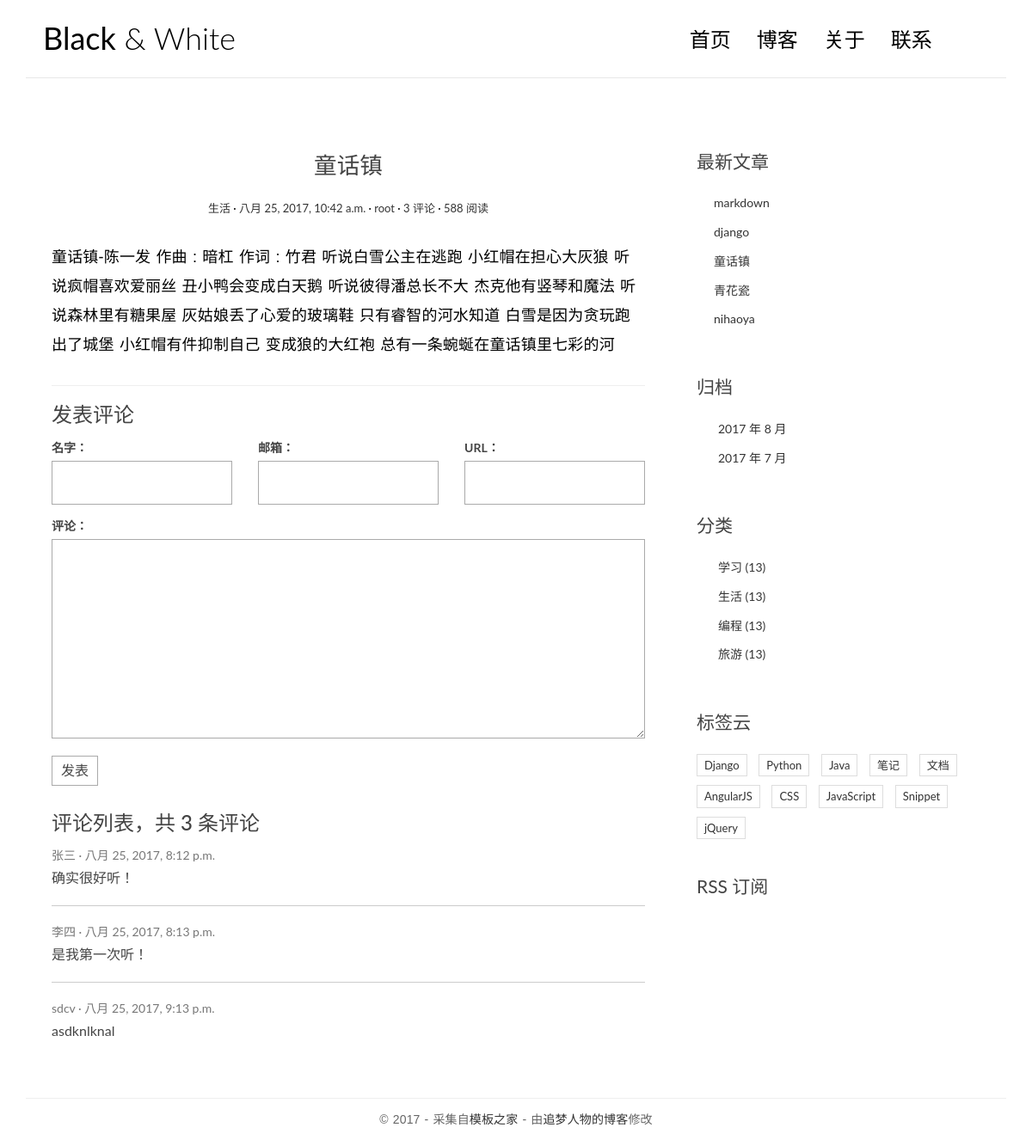
The app's page /post/4/ with its own data.
### app/models.py (models this page shows, shortened)
class Post(models.Model):
	title = models.CharField(max_length=70)
	body = models.TextField()
	created_time = models.DateTimeField()
	modified_time = models.DateTimeField()
	excerpt =models.CharField(max_length=200,blank=True)
	category = models.ForeignKey(Category)
	tags = models.ManyToManyField(Tag,blank=True)
	author = models.ForeignKey(User)
	def get_absolute_url(self):
		return reverse('app:detail', kwargs={'pk': self.pk})

class Category(models.Model):
	name = models.CharField(max_length=100)

### comments/models.py (models this page shows, shortened)
class Comment(models.Model):
    name = models.CharField(max_length=100)
    email = models.EmailField(max_length=255)
    url = models.URLField(blank=True)
    text = models.TextField()
    created_time = models.DateTimeField(auto_now_add=True)
    post = models.ForeignKey('app.Post')

### app/views.py (the view)
# urls.py: url(r'^post/(?P<pk>[0-9]+)/$', views.detail, name='detail'),
def detail(request, pk):
    post = get_object_or_404(Post, pk=pk)
    post.body = markdown.markdown(post.body,extensions=[
                                     'markdown.extensions.extra',
                                     'markdown.extensions.codehilite',
                                     'markdown.extensions.toc',
                                  ])
    form = CommentForm()
    comment_list = post.comment_set.all()
    context = {'post': post,
               'form': form,
               'comment_list': comment_list
               }
    return render(request, 'app/detail.html', context=context)

### comments/forms.py
class CommentForm(forms.ModelForm):
    class Meta:
        model = Comment
        fields = ['name', 'email', 'url', 'text']

### app/templatetags/app_tags.py (called while the page is built)
@register.simple_tag
def get_recent_posts(num=5):
    return Post.objects.all().order_by('-created_time')[:num]

@register.simple_tag
def archives():
    return Post.objects.dates('created_time', 'month', order='DESC')

@register.simple_tag
def get_categories():
    return Category.objects.all()

### templates/app/detail.html (shortened to what this page needs)
{% extends 'base.html' %}
{% block main %}
    <article class="post post-{{ post.pk }}">
                    <header class="entry-header">
                        <h1 class="entry-title">{{ post.title }}</h1>
                        <div class="entry-meta">
                            <span class="post-category"><a href="#">{{ post.category.name }}</a></span>
                            <span class="post-date"><a href="#"><time class="entry-date"
                                                                      datetime="{{ post.created_time }}">{{ post.created_time }}</time></a></span>
                            <span class="post-author"><a href="#">{{ post.author }}</a></span>
                            <span class="comments-link"><a href="#">{{ post.comment_set.count }} 评论</a></span>
                            <span class="views-count"><a href="#">588 阅读</a></span>
                        </div>
                    </header>
                    <div class="entry-content clearfix">
                        {{ post.body|safe }}
                    </div>
                </article>
                <section class="comment-area" id="comment-area">
                    <hr>
                    <h3>发表评论</h3>
                    <form action="{% url 'comments:post_comment' post.pk %}" method="post" class="comment-form">
                      <div class="row">
                        <div class="col-md-4">
                          <label for="{{ form.name.id_for_label }}">名字：</label>
                          {{ form.name }}
                        </div>
                        <div class="col-md-4">
                          <label for="{{ form.email.id_for_label }}">邮箱：</label>
                          {{ form.email }}
                        </div>
                        <div class="col-md-4">
                          <label for="{{ form.url.id_for_label }}">URL：</label>
                          {{ form.url }}
                        </div>
                        <div class="col-md-12">
                          <label for="{{ form.text.id_for_label }}">评论：</label>
                          {{ form.text }}
                          <button type="submit" class="comment-btn">发表</button>
                        </div>
                      </div>
                    </form>
                    <div class="comment-list-panel">
                        <h3>评论列表，共 <span>{{ post.comment_set.count }}</span> 条评论</h3>
                       <ul class="comment-list list-unstyled">
                          {% for comment in comment_list %}
                          <li class="comment-item">
                            <span class="nickname">{{ comment.name }}</span>
                            <time class="submit-date">{{ comment.created_time }}</time>
                            <div class="text">
                              {{ comment.text }}
                            </div>
                          </li>
                          {% empty %}
                          暂无评论
                          {% endfor %}
                        </ul>
                    </div>
                </section>
{% endblock main %}

### templates/base.html (shortened to what this page needs)
{% load staticfiles %}
{% load app_tags %}
<!DOCTYPE html>
<html>
<head>
        <link rel="stylesheet" href="http://code.ionicframework.com/ionicons/2.0.1/css/ionicons.min.css">
    <link rel="stylesheet" href="{% static 'app/css/bootstrap.min.css' %}">
    <link rel="stylesheet" href="{% static 'app/css/pace.css' %}">
    <link rel="stylesheet" href="{% static 'app/css/custom.css' %}">
</head>
<body>
<div class="container">
    <header id="site-header">
        <div class="row">
            <div class="col-md-4 col-sm-5 col-xs-8">
                <div class="logo">
                    <h1><a href="{% url 'app:index' %}"><b>Black</b> &amp; White</a></h1>
                </div>
            </div>
            <div class="col-md-8 col-sm-7 col-xs-4">
                <nav class="main-nav" role="navigation">
                    <div class="collapse navbar-collapse" id="bs-example-navbar-collapse-1">
                        <ul class="nav navbar-nav navbar-right">
                            <li class="cl-effect-11"><a href="{% url 'app:index' %}" data-hover="首页">首页</a></li>
                            <li class="cl-effect-11"><a href="full-width.html" data-hover="博客">博客</a></li>
                            <li class="cl-effect-11"><a href="about.html" data-hover="关于">关于</a></li>
                            <li class="cl-effect-11"><a href="contact.html" data-hover="联系">联系</a></li>
                        </ul>
                    </div>
                </nav>
            </div>
        </div>
    </header>
</div>
<div class="content-body">
    <div class="container">
        <div class="row">
            <main class="col-md-8">
                {% block main %}
                {% endblock main %}
            </main>
            <aside class="col-md-4">
                <div class="widget widget-recent-posts">
                  <h3 class="widget-title">最新文章</h3>
                  {% get_recent_posts as recent_post_list %}
                  <ul>
                    {% for post in recent_post_list %}
                    <li>
                      <a href="{{ post.get_absolute_url }}">{{ post.title }}</a>
                    </li>
                    {% empty %}
                    暂无文章！
                    {% endfor %}
                  </ul>
                </div>
                <div class="widget widget-archives">
                  <h3 class="widget-title">归档</h3>
                  {% archives as date_list %}
                  <ul>
                    {% for date in date_list %}
                    <li>
                      <a href="{% url 'app:archives' date.year date.month %}">{{ date.year }} 年 {{ date.month }} 月</a>
                    </li>
                    {% empty %}
                    暂无归档！
                    {% endfor %}
                  </ul>
                </div>
                <div class="widget widget-category">
                  <h3 class="widget-title">分类</h3>
                  {% get_categories as category_list %}
                  <ul>
                    {% for category in category_list %}
                    <li>
                      <a href="{% url 'app:category' category.pk %}">{{ category.name }} <span class="post-count">(13)</span></a>
                    </li>
                    {% empty %}
                    暂无分类！
                    {% endfor %}
                  </ul>
                </div>
                <div class="widget widget-tag-cloud">
                    <h3 class="widget-title">标签云</h3>
                    <ul>
                        <li>
                            <a href="#">Django</a>
                        </li>
                        <li>
                            <a href="#">Python</a>
                        </li>
                        <li>
                            <a href="#">Java</a>
                        </li>
                        <li>
                            <a href="#">笔记</a>
                        </li>
                        <li>
                            <a href="#">文档</a>
                        </li>
                        <li>
                            <a href="#">AngularJS</a>
                        </li>
                        <li>
                            <a href="#">CSS</a>
                        </li>
                        <li>
                            <a href="#">JavaScript</a>
                        </li>
                        <li>
                            <a href="#">Snippet</a>
                        </li>
                        <li>
                            <a href="#">jQuery</a>
                        </li>
                    </ul>
                </div>
                <div class="rss">
                    <a href=""> RSS 订阅</a>
                </div>
            </aside>
        </div>
    </div>
</div>
<footer id="site-footer">
    <div class="container">
        <div class="row">
            <div class="col-md-12">
                <p class="copyright">&copy 2017 - 采集自<a href="http://www.cssmoban.com/"
                                                        target="_blank" title="模板之家">模板之家</a>
                    - 由<a href="http://zmrenwu.com/" title="网页模板" target="_blank">追梦人物的博客</a>修改
                </p>
            </div>
        </div>
    </div>
</footer>
</body>
</html>

### app/static/app/css/custom.css (style rules this page uses)
* { outline: none; }
h1, h2, h3, h4, h5, h6 { margin-top: 0; }
b { font-weight: 400; }
a { color: #333; }
body { color: #444; font-family: 'Lato', sans-serif; }
p { font-family: 'Ubuntu', sans-serif; font-weight: 400; word-spacing: 1px; letter-spacing: 0.01em; }
#site-header { background-color: #FFF; padding: 25px 20px; margin-bottom: 40px; border-bottom: 1px solid #e7e7e7; }
.logo h1 a { color: #000; }
.logo h1 { margin: 0; font-family: 'Lato', sans-serif; font-weight: 300; }
.main-nav { margin-top: 11px; max-width: 95%; }
.main-nav a { color: #000000 !important; padding: 0 0 5px 0 !important; margin-right: 30px; font-family: 'Lato', sans-serif; font-weight: 300; font-size: 24px; }
.cl-effect-11 a { padding: 10px 0; color: #0972b4; text-shadow: none; }
.cl-effect-11 a::before { position: absolute; top: 0; left: 0; overflow: hidden; padding: 0 0 5px 0 !important; max-width: 0; border-bottom: 1px solid #000; color: #000; content: attr(data-hover); white-space: nowrap; -webkit-transition: max-width 0.5s; -moz-transition: max-width 0.5s; transition: max-width 0.5s; }
.content-body { padding-bottom: 4em; }
.post { background: #fff; padding: 30px 30px 0; }
.entry-title { text-align: center; font-size: 1.9em; margin-bottom: 20px; line-height: 1.6; padding: 10px 20px 0; }
.entry-meta { text-align: center; color: #DDDDDD; font-size: 13px; margin-bottom: 30px; }
.entry-content { font-size: 18px; line-height: 1.9; font-weight: 300; color: #000; }
.post-category::after, .post-date::after, .post-author::after, .comments-link::after { content: ' ·'; color: #000; }
.widget { background: #fff; padding: 30px 0 0; }
.widget-title { font-size: 1.5em; margin-bottom: 20px; line-height: 1.6; padding: 10px 0 0; font-weight: 400; }
.widget-recent-posts ul { padding: 0; margin: 0; padding-left: 20px; }
.widget-recent-posts ul li { list-style-type: none; position: relative; line-height: 170%; margin-bottom: 10px; }
.widget-recent-posts ul li::before { content: '\f3d3'; font-family: "Ionicons"; position: absolute; left: -17px; top: 3px; font-size: 16px; color: #000; }
.widget-archives ul { padding: 0; margin: 0; padding-left: 25px; }
.widget-archives ul li { list-style-type: none; position: relative; line-height: 170%; margin-bottom: 10px; }
.widget-archives ul li::before { content: '\f3f3'; font-family: "Ionicons"; position: absolute; left: -25px; top: 1px; font-size: 16px; color: #000; }
.widget-category ul { padding: 0; margin: 0; padding-left: 25px; }
.widget-category ul li { list-style-type: none; position: relative; line-height: 170%; margin-bottom: 10px; }
.widget-category ul li::before { content: '\f3fe'; font-family: "Ionicons"; position: absolute; left: -25px; top: 1px; font-size: 18px; color: #000; }
.widget-tag-cloud ul { padding: 0; margin: 0; margin-right: -10px; }
.widget-tag-cloud ul li { list-style-type: none; font-size: 13px; display: inline-block; margin-right: 10px; margin-bottom: 10px; padding: 3px 8px; border: 1px solid #ddd; }
.rss { font-size: 21px; margin-top: 30px; }
.rss a { color: #444; }
#site-footer { padding-top: 10px; padding: 0 0 1.5em 0; }
.copyright { text-align: center; padding-top: 1em; margin: 0; border-top: 1px solid #eee; color: #666; }
.contact-form input, .comment-form input { border: 1px solid #aaa; margin-bottom: 15px; width: 100%; padding: 15px 15px; font-size: 16px; line-height: 100%; transition: 0.4s border-color linear; }
.contact-form textarea, .comment-form textarea { border: 1px solid #aaa; margin-bottom: 15px; width: 100%; padding: 15px 15px; font-size: 16px; line-height: 20px !important; min-height: 183px; transition: 0.4s border-color linear; }
.comment-area { padding: 0 30px 0; }
.comment-form { margin-top: 15px; }
.comment-form .comment-btn { background-color: #fff; border: 1px solid #aaa; font-size: 16px; padding: 5px 10px; }
.comment-list-panel { margin-top: 30px; }
.comment-list { margin-top: 15px; }
.comment-item:not(:last-child) { border-bottom: 1px #ccc solid; margin-bottom: 20px; padding-bottom: 20px; }
.comment-item .nickname, .comment-item .submit-date { color: #777; font-size: 14px; }
.comment-item .nickname:after { content: ' ·'; }
.comment-item .text { padding-top: 5px; font-size: 16px; }

### records on screen
Post: title "童话镇", category.name "生活", created_time "八月 25, 2017, 10:42 a.m.", author "root", comment_set.count "3", body "童话镇-陈一发 作曲 : 暗杠 作词 : 竹君 听说白雪公主在逃跑 小红帽在担心大灰狼 听说疯帽喜欢爱丽丝 丑小鸭会变成白天鹅 听说彼得潘总长不大 杰克他有竖琴和魔法 听说森林里有糖果屋 灰姑娘丢了心爱的玻璃鞋 只有睿智的河水知道 白雪是因为贪玩跑出了城堡 小红帽有件抑制自己 变成狼的大红袍 总有一条蜿蜒在童话镇里七彩的河"
Comment: name "张三", created_time "八月 25, 2017, 8:12 p.m.", text "确实很好听！"
Comment: name "李四", created_time "八月 25, 2017, 8:13 p.m.", text "是我第一次听！"
Comment: name "sdcv", created_time "八月 25, 2017, 9:13 p.m.", text "asdknlknal"
Post: title "markdown"
Post: title "django"
Post: title "青花瓷"
Post: title "nihaoya"
Category: name "学习"
Category: name "生活"
Category: name "编程"
Category: name "旅游"

### other values on screen
{{ date.year }} "2017" "2017"
{{ date.month }} "8" "7"
